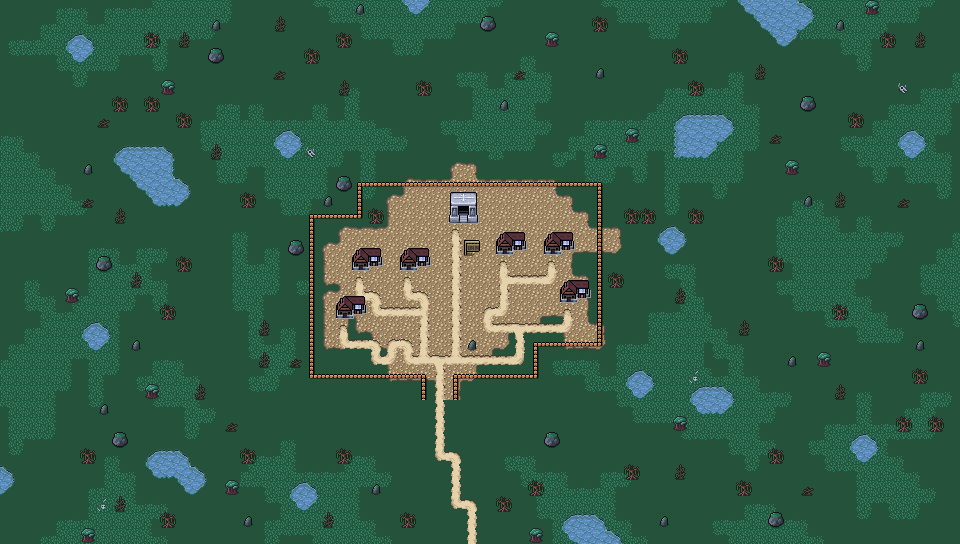

Tiled map render using the project's own tile images. Description and the map definition, with tile-layer contents summarised, below:
An orthogonal 60x34 tile map with 16x16 px tiles, 5 tile layers (Collision, Background, Ground, Foreground, ...), 2 tilesets and 11 objects.

<map version="1.10" tiledversion="1.10.1" orientation="orthogonal" renderorder="right-down" width="60" height="34" tilewidth="16" tileheight="16" infinite="0" nextlayerid="7" nextobjectid="58">
 <editorsettings>
  <export target="wastetown..tmx" format="tmx" />
 </editorsettings>
 <tileset firstgid="1" source="../tileset/main.tsx" />
 <tileset firstgid="10113" source="../tileset/buildings.tsx" />
 <layer id="6" name="Collision" width="60" height="34">
  <data>[2040 cells, 80 non-empty, 10 distinct tile ids]</data>
 </layer>
 <layer id="1" name="Background" width="60" height="34">
  <data>[2040 cells, 2040 non-empty, 2 distinct tile ids]</data>
 </layer>
 <layer id="2" name="Ground" width="60" height="34">
  <data>[2040 cells, 1204 non-empty, 56 distinct tile ids]</data>
 </layer>
 <layer id="3" name="Foreground" width="60" height="34">
  <properties>
   <property name="spriteLayer" type="bool" value="true" />
  </properties>
  <data>[2040 cells, 234 non-empty, 29 distinct tile ids]</data>
 </layer>
 <layer id="5" name="AboveSprites" width="60" height="34">
  <data>[2040 cells, 22 non-empty, 10 distinct tile ids]</data>
 </layer>
 <objectgroup id="4" name="Objects">
  <object id="38" template="../obj/entry_up.tx" x="416" y="406" width="48" height="16" />
  <object id="48" template="../obj/treasure.tx" x="362.5" y="205.25" />
  <object id="49" template="../obj/gold.tx" x="581.5" y="281" />
  <object id="50" template="../obj/gold.tx" x="314" y="315" />
  <object id="51" template="../obj/enemy.tx" x="317" y="331">
   <properties>
    <property name="enemy" value="Ghoul" />
   </properties>
  </object>
  <object id="52" template="../obj/enemy.tx" x="319.667" y="300.667">
   <properties>
    <property name="enemy" value="Zombie" />
   </properties>
  </object>
  <object id="53" template="../obj/enemy.tx" x="382.917" y="201.833">
   <properties>
    <property name="enemy" value="Ghoul" />
   </properties>
  </object>
  <object id="54" template="../obj/enemy.tx" x="548.333" y="276.667">
   <properties>
    <property name="enemy" value="Ghoul" />
   </properties>
  </object>
  <object id="55" template="../obj/enemy.tx" x="579.333" y="238.333">
   <properties>
    <property name="enemy" value="Big Zombie" />
   </properties>
  </object>
  <object id="56" template="../obj/enemy.tx" x="432.333" y="352.333">
   <properties>
    <property name="enemy" value="Ghoul" />
   </properties>
  </object>
  <object id="57" template="../obj/enemy.tx" x="464.5" y="293">
   <properties>
    <property name="enemy" value="Ghoul" />
   </properties>
  </object>
 </objectgroup>
</map>
